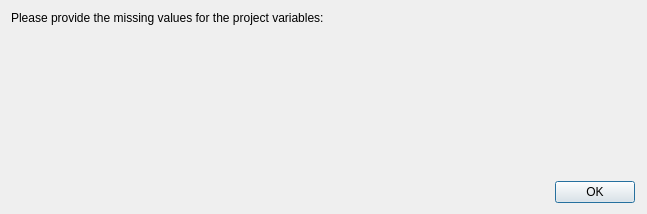
<?xml version="1.0" encoding="UTF-8"?>
<ui version="4.0">
 <class>ProjectWelcomeDialog</class>
 <widget class="QDialog" name="ProjectWelcomeDialog">
  <property name="windowModality">
   <enum>Qt::WindowModal</enum>
  </property>
  <property name="geometry">
   <rect>
    <x>0</x>
    <y>0</y>
    <width>647</width>
    <height>214</height>
   </rect>
  </property>
  <property name="windowTitle">
   <string>Project variables</string>
  </property>
  <property name="modal">
   <bool>true</bool>
  </property>
  <layout class="QVBoxLayout" name="verticalLayout">
   <property name="rightMargin">
    <number>12</number>
   </property>
   <item>
    <widget class="QLabel" name="label">
     <property name="sizePolicy">
      <sizepolicy hsizetype="Preferred" vsizetype="Minimum">
       <horstretch>0</horstretch>
       <verstretch>0</verstretch>
      </sizepolicy>
     </property>
     <property name="text">
      <string>&lt;html&gt;&lt;head/&gt;&lt;body&gt;&lt;p&gt;Please provide the missing values for the project variables:&lt;/p&gt;&lt;/body&gt;&lt;/html&gt;</string>
     </property>
     <property name="textFormat">
      <enum>Qt::RichText</enum>
     </property>
     <property name="scaledContents">
      <bool>false</bool>
     </property>
     <property name="alignment">
      <set>Qt::AlignLeading|Qt::AlignLeft|Qt::AlignTop</set>
     </property>
     <property name="wordWrap">
      <bool>true</bool>
     </property>
    </widget>
   </item>
   <item>
    <layout class="QGridLayout" name="gridLayout"/>
   </item>
   <item>
    <layout class="QHBoxLayout" name="horizontalLayout">
     <property name="spacing">
      <number>20</number>
     </property>
     <item>
      <spacer name="horizontalSpacer">
       <property name="orientation">
        <enum>Qt::Horizontal</enum>
       </property>
       <property name="sizeType">
        <enum>QSizePolicy::Expanding</enum>
       </property>
       <property name="sizeHint" stdset="0">
        <size>
         <width>40</width>
         <height>20</height>
        </size>
       </property>
      </spacer>
     </item>
     <item>
      <widget class="QDialogButtonBox" name="uiOkButton">
       <property name="sizePolicy">
        <sizepolicy hsizetype="Fixed" vsizetype="Fixed">
         <horstretch>0</horstretch>
         <verstretch>0</verstretch>
        </sizepolicy>
       </property>
       <property name="orientation">
        <enum>Qt::Horizontal</enum>
       </property>
       <property name="standardButtons">
        <set>QDialogButtonBox::Ok</set>
       </property>
      </widget>
     </item>
    </layout>
   </item>
  </layout>
 </widget>
 <resources>
  <include location="../../resources/resources.qrc"/>
 </resources>
 <connections/>
</ui>
